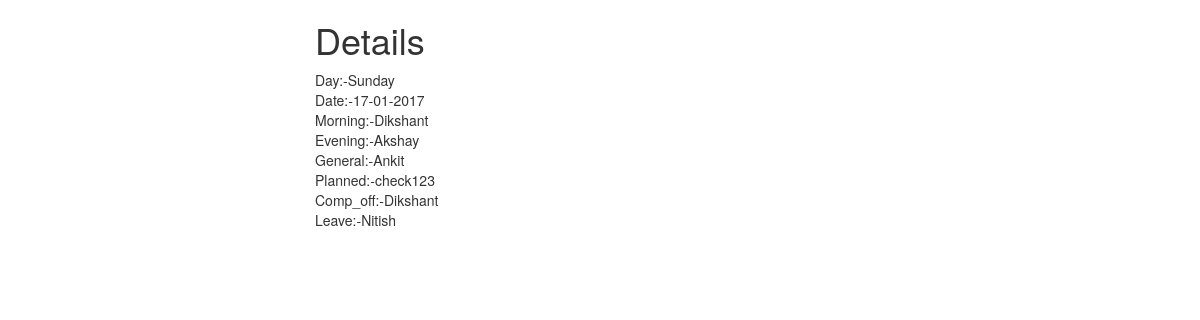
Page /shifts/4/ on the committed database.
### shifts/models.py (models this page shows, shortened)
class shifts(models.Model):
    days = (
        ('Sunday', 'Sunday'),
        ('Monday', 'Monday'),
        ('Tuesday', 'Tuesday'),
        ('Wednesday', 'Wednesday'),
        ('Thursday', 'Thursday'),
        ('Friday', 'Friday'),
        ('Saturday', 'Saturday'),
    )
    names = (
        ('Akshay', 'Akshay'),
        ('Ankit', 'Ankit'),
        ('Dikshant', 'Dikshant'),
        ('Nitish', 'Nitish'),
        ('Priyanka', 'Priyanka')
    )
    date = models.CharField(max_length=40)
    Day = MultiSelectField(choices=days,null=True,blank=True,max_choices=1)
    Morning = MultiSelectField(choices=names, null=True, blank=True,max_choices=1)
    Evening = MultiSelectField(choices=names, null=True, blank=True,max_choices=1)
    General = MultiSelectField(choices=names, null=True, blank=True)
    Planned = models.TextField(max_length=50, null=True, blank=True)
    Comp_off = MultiSelectField(choices=names, null=True, blank=True)
    Leave = MultiSelectField(choices=names, null=True, blank=True)

### shifts/views.py (the view)
# urls.py: url(r'^(?P<id>\d+)/$',shift_detail,name='detail'),
def shift_detail(request,id=None): #retrieve
    instance = get_object_or_404(shifts, id=id)
    context = {
        "date": instance.date,
        "instance": instance,
    }
    return render(request,"shift_details.html",context)

### templates/shift_details.html (shortened to what this page needs)
{% load staticfiles %}
<html lang="en" xmlns="http://www.w3.org/1999/html">
  <head>
      <link href="{% static 'css/bootstrap.min.css' %}" rel="stylesheet">
      <div class='col-sm-6 col-sm-offset-3'>
<h1> Details </h1>
<body>
    Day:-{{instance.Day}}<br/>
    Date:-{{instance.date}}<br/>
    Morning:-{{instance.Morning}}<br/>
    Evening:-{{instance.Evening}}<br/>
    General:-{{instance.General}}<br/>
    Planned:-{{instance.Planned}}<br/>
    Comp_off:-{{instance.Comp_off}}<br/>
    Leave:-{{instance.Leave}}<br/>
  </body>
</div>
</body>
</html>

### rows in the picture
shifts: Day "Sunday", date "17-01-2017", Morning "Dikshant", Evening "Akshay", General "Ankit", Planned "check123", Comp_off "Dikshant", Leave "Nitish"
